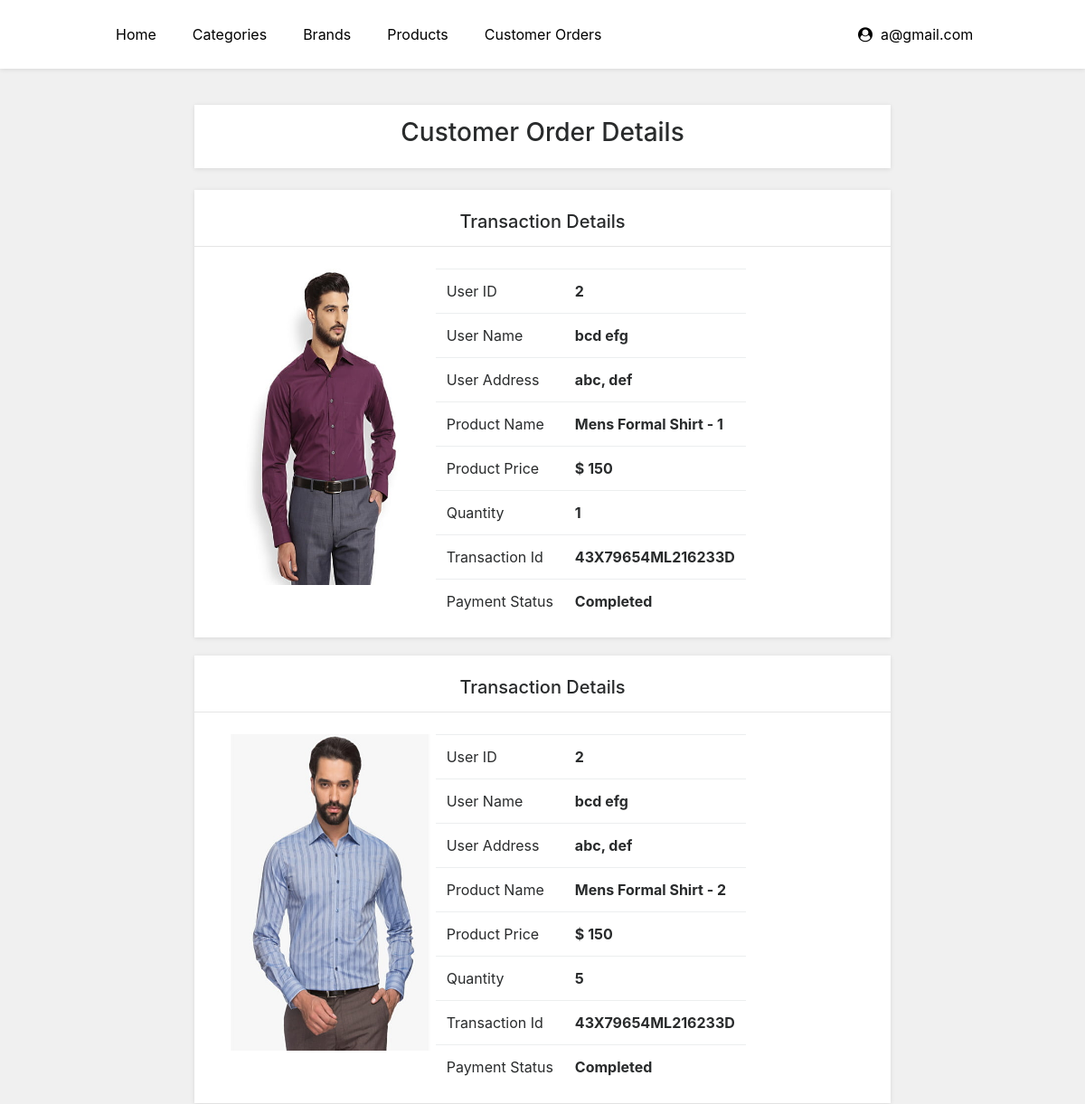
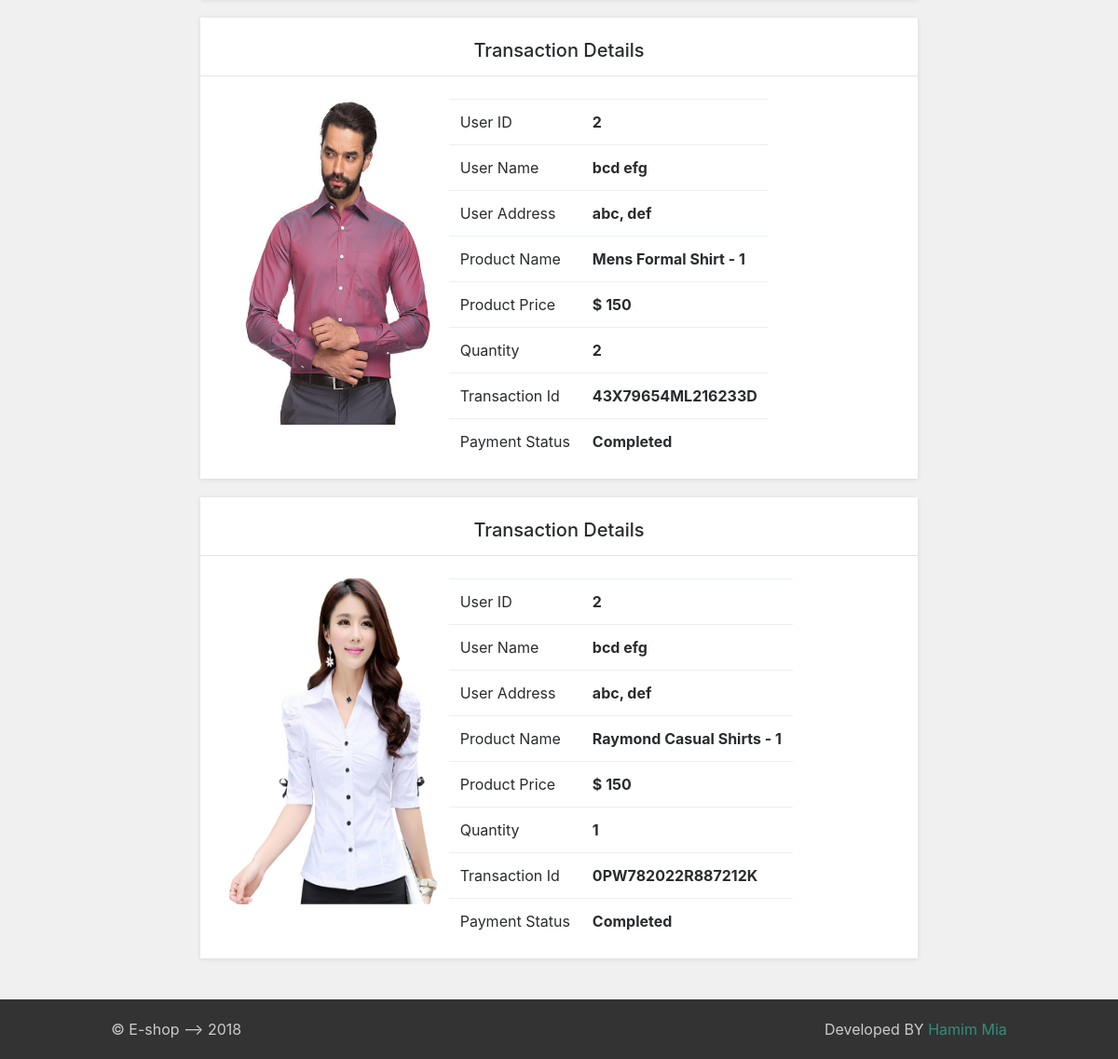
/admin/customer_orders.php (signed in), run on the app's committed database (2 pictures, top to bottom).
### tables this page shows
CREATE TABLE `user_info` (
  `user_id` int(10) NOT NULL,
  `first_name` varchar(100) NOT NULL,
  `last_name` varchar(100) NOT NULL,
  `email` varchar(300) NOT NULL,
  `password` varchar(300) NOT NULL,
  `mobile` varchar(10) NOT NULL,
  `address1` varchar(300) NOT NULL,
  `address2` varchar(11) NOT NULL,
  `user_role` varchar(10) NOT NULL
);

CREATE TABLE `orders` (
  `order_id` int(11) NOT NULL,
  `user_id` int(11) NOT NULL,
  `product_id` int(11) NOT NULL,
  `qty` int(11) NOT NULL,
  `trx_id` varchar(255) NOT NULL,
  `p_status` varchar(20) NOT NULL
);

CREATE TABLE `products` (
  `product_id` int(100) NOT NULL,
  `product_cat` int(100) NOT NULL,
  `product_brand` int(100) NOT NULL,
  `product_title` varchar(255) NOT NULL,
  `product_price` int(100) NOT NULL,
  `product_desc` text NOT NULL,
  `product_image` text NOT NULL,
  `product_keywords` text NOT NULL,
  `product_views` int(11) NOT NULL
);

### admin/customer_orders.php (the view, shortened to what this page needs)
<!DOCTYPE html>
<html>
<?php
include 'views/head.php';
?>
<body>
<?php
    include 'views/nav.php';
?>
<p><br/></p>
<div class="container-fluid">
    <div class="row">
        <div class="col-md-2"></div>
        <div class="col-md-8">
            <div class="panel panel-default">
                <div class="panel-body">
                    <div class='bg-white shadow text-center' style="padding: 2%;">
                        <h3>Customer Order Details</h3>
                    </div>
                    <br>
                    <?php
                    include_once("config.php");
                    $orders_list = "SELECT o.order_id,o.user_id,o.product_id,o.qty,o.trx_id,o.p_status,p.product_title,p.product_price,p.product_image, u.user_id, u.first_name, u.last_name, u.address1, u.address2 FROM orders o,products p, user_info u WHERE o.product_id=p.product_id AND o.user_id=u.user_id";
                    $query = mysqli_query($con,$orders_list);
                    if (mysqli_num_rows($query) > 0) {
                        while ($row=mysqli_fetch_array($query)) {
                            ?>
                            <div class="row">
                                <div class='product col-md-12' style='margin-bottom: 20px;'>
                                    <div class='bg-white shadow'>
                                        <br>
                                        <div class='text-center' style='width: 100%; margin: 0%;'>
                                            <h5>Transaction Details</h5>
                                            <hr>
                                        </div>
                                        <br>
                                        <div class="row">
                                            <div class="col-md-4">
                                                <img src='../assist/product_images/<?php echo $row['product_image'];?>' alt='' class='' style="height: 350px; width: 300px;">
                                            </div>
                                            <div class="col-md-8">
                                                <table class="table table-responsive">
                                                    <tr><td>User ID</td><td><b><?php echo $row["user_id"]; ?></b> </td></tr>
                                                    <tr><td>User Name</td><td><b><?php echo $row["first_name"]." ".$row["last_name"]; ?></b> </td></tr>
                                                    <tr><td>User Address</td><td><b><?php echo $row["address1"].", ".$row["address2"]; ?></b> </td></tr>
                                                    <tr><td>Product Name</td><td><b><?php echo $row["product_title"]; ?></b> </td></tr>
                                                    <tr><td>Product Price</td><td><b><?php echo "$ ".$row["product_price"]; ?></b></td></tr>
                                                    <tr><td>Quantity</td><td><b><?php echo $row["qty"]; ?></b></td></tr>
                                                    <tr><td>Transaction Id</td><td><b><?php echo $row["trx_id"]; ?></b></td></tr>
                                                    <tr><td>Payment Status</td><td><b><?php echo $row["p_status"]; ?></b></td></tr>
                                                </table>
                                            </div>
                                        </div>
                                    </div>
                                </div>
                            </div>
                            <?php
                        }
                    }
                    ?>
                </div>
            </div>
        </div>
        <div class="col-md-2"></div>
    </div>
</div>
<?php
include 'views/footer.php';
?>
</body>
</html>

### admin/views/nav.php (shortened to what this page needs)
<nav class="sticky-top shadow">
    <ul class="menu">
        <li><a href="index.php">Home</a></li>
        <li><a href="category_list.php">Categories</a></li>
        <li><a href="brand_list.php">Brands</a></li>
        <li><a href="product_list.php">Products</a></li>
        <li><a href="customer_orders.php">Customer Orders</a></li>
    </ul>
    <ul class="float-right" style="padding-right: 9.5%;">
        <li class='dropdown'>
            <?php
                include '../db.php';
                $sql= "SELECT * FROM user_info where user_id = '".$_SESSION['uid']."'";
                $result= mysqli_query($con, $sql);
                while ($row=mysqli_fetch_assoc($result)){
                    $email = $row['email'];
            ?>
            <a href="#" class='dropbtn'><i class="fa fa-user-circle" aria-hidden="true"></i> &nbsp;<?php echo $email; ?></a>
            <?php
                }
            ?>
        </li>
    </ul>
</nav>

### assist/css/style.css (style rules this page uses)
body { margin: 0; padding: 0; width: 100%; background-color: #f0f0f0; }
hr { margin-bottom: 0; padding: 0; box-shadow: rgba(0, 0, 0, 0.1); }
.dropbtn { color: #000000; font-size: 16px; border: none; }
.dropdown { position: relative; display: inline-block; }
.bg-white { background-color: #ffffff; }
.shadow { -webkit-box-shadow: 0 1px 5px rgba(0, 0, 0, 0.1); }

### assist/css/nav.css (style rules this page uses)
nav { margin:0; padding: 0; padding-left: 9% !important; background-color: #ffffff; }
nav:after { content:""; display:table; clear:both; }
nav ul { float: left; padding:0; margin:0; list-style: none; position: relative; }
nav ul li { margin: 0; display:inline-block; float: left; background-color: #ffffff; line-height: 3; }
nav a { display:block; padding:14px 20px; color:#000000; font-size:12pt; text-decoration:none; }

### assist/css/color.css (style rules this page uses)
.bg-white { background-color: #ffffff; }
.shadow { -webkit-box-shadow: 0 1px 5px rgba(0, 0, 0, 0.1); }

### data on the page
user_info: email "a@gmail.com"
orders: product.product_image (picture), user.user_id "2", user.first_name "bcd", user.last_name "efg", user.address1 "abc", user.address2 "def", product.product_title "Mens Formal Shirt - 1", product.product_price "150", qty "1", trx "43X79654ML216233D", p_status "Completed"
orders: product.product_image (picture), user.user_id "2", user.first_name "bcd", user.last_name "efg", user.address1 "abc", user.address2 "def", product.product_title "Mens Formal Shirt - 2", product.product_price "150", qty "5", trx "43X79654ML216233D", p_status "Completed"
orders: product.product_image (picture), user.user_id "2", user.first_name "bcd", user.last_name "efg", user.address1 "abc", user.address2 "def", product.product_title "Mens Formal Shirt - 1", product.product_price "150", qty "2", trx "43X79654ML216233D", p_status "Completed"
orders: product.product_image (picture), user.user_id "2", user.first_name "bcd", user.last_name "efg", user.address1 "abc", user.address2 "def", product.product_title "Raymond Casual Shirts - 1", product.product_price "150", qty "1", trx "0PW782022R887212K", p_status "Completed"
